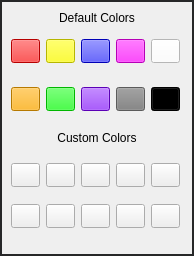
<?xml version="1.0" encoding="UTF-8"?>
<ui version="4.0">
 <class>Palette</class>
 <widget class="QWidget" name="Palette">
  <property name="geometry">
   <rect>
    <x>0</x>
    <y>0</y>
    <width>194</width>
    <height>256</height>
   </rect>
  </property>
  <property name="windowTitle">
   <string>Form</string>
  </property>
  <widget class="QLabel" name="Border">
   <property name="geometry">
    <rect>
     <x>0</x>
     <y>0</y>
     <width>194</width>
     <height>256</height>
    </rect>
   </property>
   <property name="styleSheet">
    <string notr="true">border-color: rgb(38, 39, 40);
border-style: solid;
border-width: 2px;</string>
   </property>
   <property name="text">
    <string/>
   </property>
  </widget>
  <widget class="QLabel" name="customColorLabel">
   <property name="geometry">
    <rect>
     <x>0</x>
     <y>130</y>
     <width>194</width>
     <height>16</height>
    </rect>
   </property>
   <property name="text">
    <string>Custom Colors</string>
   </property>
   <property name="alignment">
    <set>Qt::AlignCenter</set>
   </property>
  </widget>
  <widget class="QLabel" name="defaultColorLabel">
   <property name="geometry">
    <rect>
     <x>0</x>
     <y>10</y>
     <width>194</width>
     <height>16</height>
    </rect>
   </property>
   <property name="text">
    <string>Default Colors</string>
   </property>
   <property name="alignment">
    <set>Qt::AlignCenter</set>
   </property>
  </widget>
  <widget class="QPushButton" name="orangeButton">
   <property name="geometry">
    <rect>
     <x>11</x>
     <y>87</y>
     <width>29</width>
     <height>24</height>
    </rect>
   </property>
   <property name="styleSheet">
    <string notr="true">background-color: rgb(255, 170, 0);</string>
   </property>
   <property name="text">
    <string/>
   </property>
  </widget>
  <widget class="QPushButton" name="customColor_8">
   <property name="geometry">
    <rect>
     <x>81</x>
     <y>204</y>
     <width>29</width>
     <height>24</height>
    </rect>
   </property>
   <property name="text">
    <string/>
   </property>
  </widget>
  <widget class="QPushButton" name="customColor_2">
   <property name="geometry">
    <rect>
     <x>46</x>
     <y>163</y>
     <width>29</width>
     <height>24</height>
    </rect>
   </property>
   <property name="text">
    <string/>
   </property>
  </widget>
  <widget class="QPushButton" name="customColor_9">
   <property name="geometry">
    <rect>
     <x>116</x>
     <y>204</y>
     <width>29</width>
     <height>24</height>
    </rect>
   </property>
   <property name="text">
    <string/>
   </property>
  </widget>
  <widget class="QPushButton" name="whiteButton">
   <property name="geometry">
    <rect>
     <x>151</x>
     <y>39</y>
     <width>29</width>
     <height>24</height>
    </rect>
   </property>
   <property name="styleSheet">
    <string notr="true">background-color: rgb(255, 255, 255);</string>
   </property>
   <property name="text">
    <string/>
   </property>
  </widget>
  <widget class="QPushButton" name="customColor_3">
   <property name="geometry">
    <rect>
     <x>81</x>
     <y>163</y>
     <width>29</width>
     <height>24</height>
    </rect>
   </property>
   <property name="text">
    <string/>
   </property>
  </widget>
  <widget class="QPushButton" name="yellowButton">
   <property name="geometry">
    <rect>
     <x>46</x>
     <y>39</y>
     <width>29</width>
     <height>24</height>
    </rect>
   </property>
   <property name="styleSheet">
    <string notr="true">background-color: rgb(255, 255, 0);</string>
   </property>
   <property name="text">
    <string/>
   </property>
  </widget>
  <widget class="QPushButton" name="greenButton">
   <property name="geometry">
    <rect>
     <x>46</x>
     <y>87</y>
     <width>29</width>
     <height>24</height>
    </rect>
   </property>
   <property name="styleSheet">
    <string notr="true">background-color: rgb(0, 255, 0);</string>
   </property>
   <property name="text">
    <string/>
   </property>
  </widget>
  <widget class="QPushButton" name="customColor_1">
   <property name="geometry">
    <rect>
     <x>11</x>
     <y>163</y>
     <width>29</width>
     <height>24</height>
    </rect>
   </property>
   <property name="styleSheet">
    <string notr="true"/>
   </property>
   <property name="text">
    <string/>
   </property>
  </widget>
  <widget class="QPushButton" name="customColor_4">
   <property name="geometry">
    <rect>
     <x>116</x>
     <y>163</y>
     <width>29</width>
     <height>24</height>
    </rect>
   </property>
   <property name="text">
    <string/>
   </property>
  </widget>
  <widget class="QPushButton" name="customColor_10">
   <property name="geometry">
    <rect>
     <x>151</x>
     <y>204</y>
     <width>29</width>
     <height>24</height>
    </rect>
   </property>
   <property name="text">
    <string/>
   </property>
  </widget>
  <widget class="QPushButton" name="pinkButton">
   <property name="geometry">
    <rect>
     <x>116</x>
     <y>39</y>
     <width>29</width>
     <height>24</height>
    </rect>
   </property>
   <property name="styleSheet">
    <string notr="true">background-color: rgb(255, 0, 255);</string>
   </property>
   <property name="text">
    <string/>
   </property>
  </widget>
  <widget class="QPushButton" name="blueButton">
   <property name="geometry">
    <rect>
     <x>81</x>
     <y>39</y>
     <width>29</width>
     <height>24</height>
    </rect>
   </property>
   <property name="styleSheet">
    <string notr="true">background-color: rgb(0, 0, 255);
</string>
   </property>
   <property name="text">
    <string/>
   </property>
  </widget>
  <widget class="QPushButton" name="purpleButton">
   <property name="geometry">
    <rect>
     <x>81</x>
     <y>87</y>
     <width>29</width>
     <height>24</height>
    </rect>
   </property>
   <property name="styleSheet">
    <string notr="true">background-color: rgb(127, 0, 255);</string>
   </property>
   <property name="text">
    <string/>
   </property>
  </widget>
  <widget class="QPushButton" name="customColor_6">
   <property name="geometry">
    <rect>
     <x>11</x>
     <y>204</y>
     <width>29</width>
     <height>24</height>
    </rect>
   </property>
   <property name="text">
    <string/>
   </property>
  </widget>
  <widget class="QPushButton" name="grayButton">
   <property name="geometry">
    <rect>
     <x>116</x>
     <y>87</y>
     <width>29</width>
     <height>24</height>
    </rect>
   </property>
   <property name="styleSheet">
    <string notr="true">background-color: rgb(128, 128, 128);</string>
   </property>
   <property name="text">
    <string/>
   </property>
  </widget>
  <widget class="QPushButton" name="customColor_5">
   <property name="geometry">
    <rect>
     <x>151</x>
     <y>163</y>
     <width>29</width>
     <height>24</height>
    </rect>
   </property>
   <property name="text">
    <string/>
   </property>
  </widget>
  <widget class="QPushButton" name="redButton">
   <property name="geometry">
    <rect>
     <x>11</x>
     <y>39</y>
     <width>29</width>
     <height>24</height>
    </rect>
   </property>
   <property name="styleSheet">
    <string notr="true">background-color: rgb(255, 0, 0);</string>
   </property>
   <property name="text">
    <string/>
   </property>
  </widget>
  <widget class="QPushButton" name="customColor_7">
   <property name="geometry">
    <rect>
     <x>46</x>
     <y>204</y>
     <width>29</width>
     <height>24</height>
    </rect>
   </property>
   <property name="text">
    <string/>
   </property>
  </widget>
  <widget class="QPushButton" name="blackButton">
   <property name="geometry">
    <rect>
     <x>151</x>
     <y>87</y>
     <width>29</width>
     <height>24</height>
    </rect>
   </property>
   <property name="styleSheet">
    <string notr="true">background-color: rgb(0, 0, 0);</string>
   </property>
   <property name="text">
    <string/>
   </property>
  </widget>
 </widget>
 <resources/>
 <connections/>
</ui>
